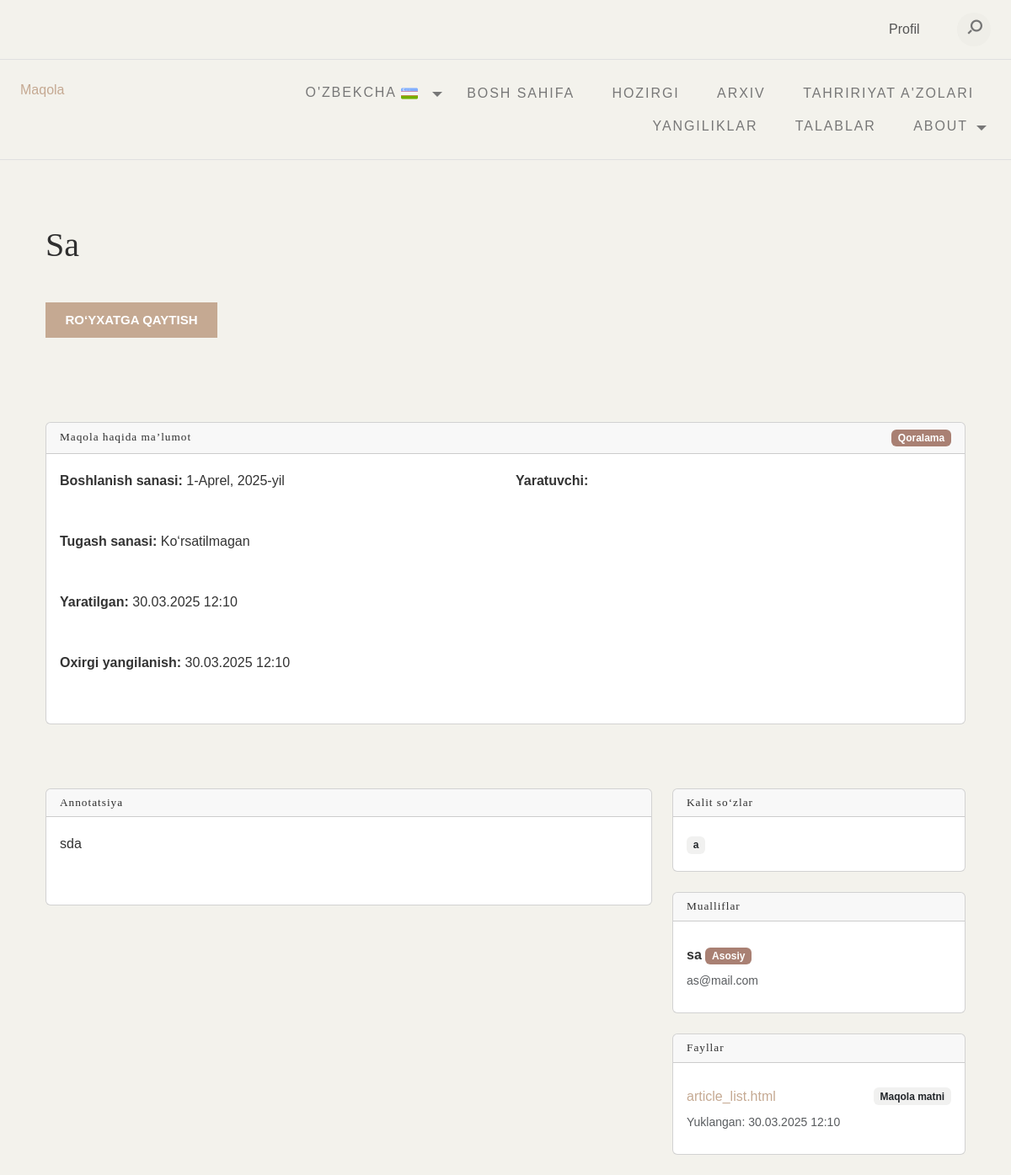
Page /uz/articles/9/ (signed in) on the committed database.
### app/models.py (models this page shows, shortened)
class Article(models.Model):
    STATUS_CHOICES = [
        ('draft', 'Qoralama'),
        ('submitted', 'Yuborilgan'),
        ('under_review', "Ko'rib chiqilmoqda"),
        ('payment', "To'lov qilish"),
        ('accepted', 'Qabul qilingan'),
        ('rejected', 'Rad etilgan'),
        ('published', 'Chop etilgan'),
    ]
    title = models.CharField(max_length=255, verbose_name="Sarlavha")
    abstract = models.TextField(verbose_name="Annotatsiya")
    keywords = models.CharField(max_length=255, verbose_name="Kalit so'zlar")
    references = models.TextField(blank=True, verbose_name="Havolalar")
    conference = models.ForeignKey(
        Conference,
        on_delete=models.CASCADE,
        related_name='articles',  # 'Konferensiya' o‘rniga 'articles' ishlatildi
        verbose_name="Konferensiya",
        null=True,  # Qo‘shildi
        blank=True  # Qo‘shildi
    )
    start_date = models.DateField(verbose_name="Boshlanish sanasi")
    end_date = models.DateField(blank=True, null=True, verbose_name="Tugash sanasi")
    authors = models.ManyToManyField(
        Author,
        through='ArticleAuthor',
        related_name='articles',
        verbose_name="Mualliflar"
    )
    cover_letter = models.TextField(blank=True, verbose_name="Qo'shimcha xat")
    special_instructions = models.TextField(blank=True, verbose_name="Maxsus ko'rsatmalar")
    status = models.CharField(
        max_length=20,
        choices=STATUS_CHOICES,
        default='draft',
        verbose_name="Holat"
    )
    created_by = models.ForeignKey(
        settings.AUTH_USER_MODEL,
        on_delete=models.CASCADE,
        related_name='created_articles',
        verbose_name="Yaratuvchi"
    )
    created_at = models.DateTimeField(auto_now_add=True, verbose_name="Yaratilgan sana")
    updated_at = models.DateTimeField(auto_now=True, verbose_name="Yangilangan sana")
    submitted_at = models.DateTimeField(blank=True, null=True, verbose_name="Yuborilgan sana")
    class Meta:
        verbose_name = "Maqola"
        verbose_name_plural = "Maqolalar"

class ArticleAuthor(models.Model):
    article = models.ForeignKey(Article, on_delete=models.CASCADE)
    author = models.ForeignKey(Author, on_delete=models.CASCADE)
    is_primary = models.BooleanField(default=False, verbose_name="Asosiy muallif")
    order = models.PositiveIntegerField(default=0, verbose_name="Tartib")
    class Meta:
        ordering = ['order']
        unique_together = ['article', 'author']
        verbose_name = "Maqola muallifi"
        verbose_name_plural = "Maqola mualliflari"

class Author(AbstractBaseUser):
    given_name = models.CharField(max_length=100, verbose_name="Ism")
    family_name = models.CharField(max_length=100, blank=True, verbose_name="Familiya")
    preferred_name = models.CharField(max_length=200, blank=True, verbose_name="Tanlangan ism")
    email = models.EmailField(unique=True, verbose_name="Email")
    country = models.CharField(max_length=100, verbose_name="Davlat")
    homepage = models.URLField(blank=True, verbose_name="Shaxsiy sahifa")
    orcid = models.CharField(max_length=50, blank=True, verbose_name="ORCID ID")
    bio = models.TextField(blank=True, verbose_name="Biografiya")
    affiliation = models.CharField(max_length=200, blank=True, verbose_name="Tashkilot")
    role = models.CharField(
        max_length=20,
        choices=[('author', 'Muallif'), ('translator', 'Tarjimon')],
        default='author',
        verbose_name="Rol"
    )
    include_in_lists = models.BooleanField(default=True, verbose_name="Nashrlar ro'yxatiga kiritish")
    created_at = models.DateTimeField(auto_now_add=True, verbose_name="Yaratilgan sana")
    updated_at = models.DateTimeField(auto_now=True, verbose_name="Yangilangan sana")
    is_active = models.BooleanField(default=True)
    is_staff = models.BooleanField(default=False)
    is_superuser = models.BooleanField(default=False)
    objects = AuthorManager()
    USERNAME_FIELD = 'email'
    REQUIRED_FIELDS = ['given_name', 'family_name']
    class Meta:
        verbose_name = "Foydalanuvchilar"
        verbose_name_plural = "Foydalanuvchilar"

class ArticleFile(models.Model):
    FILE_TYPE_CHOICES = [
        ('article_text', 'Maqola matni'),
        ('dataset', "Ma'lumotlar to'plami"),
        ('supplementary', 'Qo‘shimcha material'),
        ('image', 'Rasm'),
        ('other', 'Boshqa'),
    ]
    article = models.ForeignKey(
        Article,
        on_delete=models.CASCADE,
        related_name='files',
        verbose_name="Maqola"
    )
    file = models.FileField(upload_to='article_files/%Y/%m/', verbose_name="Fayl")
    file_name = models.CharField(max_length=255, verbose_name="Fayl nomi")
    file_type = models.CharField(
        max_length=20,
        choices=FILE_TYPE_CHOICES,
        default='other',
        verbose_name="Fayl turi"
    )
    description = models.TextField(blank=True, verbose_name="Tavsif")
    uploaded_at = models.DateTimeField(auto_now_add=True, verbose_name="Yuklangan sana")
    class Meta:
        verbose_name = "Maqola fayli"
        verbose_name_plural = "Maqola fayllari"

### app/views.py (the view)
# urls.py: path('articles/<int:pk>/', views.ArticleDetailView.as_view(), name='article_detail'),
class ArticleDetailView(DetailView):
    model = Article
    template_name = 'articles/article_detail.html'
    context_object_name = 'article'
    def get_context_data(self, **kwargs):
        context = super().get_context_data(**kwargs)
        article = self.object
        context['can_edit'] = (
            self.request.user.is_authenticated and
            article.created_by == self.request.user and
            article.status == 'draft'
        )
        return context

### templates/articles/article_detail.html (shortened to what this page needs)
{% load i18n %}
{% load static %}
<!DOCTYPE html>
<html lang="en">
<head>
	<link href="https://cdn.jsdelivr.net/npm/bootstrap@5.3.1/dist/css/bootstrap.min.css" rel="stylesheet"
>
	<link rel="stylesheet" type="text/css" href="{% static 'css/normalize.css' %}">
	<link rel="stylesheet" type="text/css" href="{% static 'icomoon/icomoon.css' %}">
	<link rel="stylesheet" type="text/css" href="{% static 'css/vendor.css' %}">
	<link rel="stylesheet" type="text/css" href="{% static 'style.css' %}">
</head>
<body data-bs-spy="scroll" data-bs-target="#header" tabindex="0">
	<div id="header-wrap">
		{% include "header.html" %}
<section class="py-5 my-=0">
    <div class="container">
        <h1>{{ article.title }}</h1>
        <div>
            <a href="{% url 'profile' %}?tab=business" class="btn save-later-btn">{% trans "Ro‘yxatga qaytish" %}</a>
        </div>
    </div>
</section>
<section id="featured-books" class="py-5 my-1">
    <div class="container">
        <div class="card mb-4">
            <div class="card-header d-flex justify-content-between align-items-center">
                <h5 class="mb-0">{% trans "Maqola haqida ma’lumot" %}</h5>
                <span class="badge {% if article.status == 'draft' %}badge bg-primary{% elif article.status == 'submitted' %}bg-info{% elif article.status == 'under_review' %}bg-warning{% elif article.status == 'accepted' %}bg-success{% elif article.status == 'rejected' %}bg-danger{% elif article.status == 'published' %}bg-primary{% endif %}">
                    {% if article.status == 'draft' %}{% trans "Qoralama" %}{% elif article.status == 'submitted' %}{% trans "Yuborilgan" %}{% elif article.status == 'under_review' %}{% trans "Ko‘rib chiqilmoqda" %}{% elif article.status == 'accepted' %}{% trans "Qabul qilingan" %}{% elif article.status == 'rejected' %}{% trans "Rad etilgan" %}{% elif article.status == 'published' %}{% trans "Nashr qilingan" %}{% endif %}
                </span>
            </div>
            <div class="card-body">
                <div class="row">
                    <div class="col-md-6">
                        <p><strong>{% trans "Boshlanish sanasi:" %}</strong> {{ article.start_date }}</p>
                        <p><strong>{% trans "Tugash sanasi:" %}</strong> {{ article.end_date|default:"Ko‘rsatilmagan" }}</p>
                        <p><strong>{% trans "Yaratilgan:" %}</strong> {{ article.created_at|date:"d.m.Y H:i" }}</p>
                        <p><strong>{% trans "Oxirgi yangilanish:" %}</strong> {{ article.updated_at|date:"d.m.Y H:i" }}</p>
                    </div>
                    <div class="col-md-6">
                        <p><strong>{% trans "Yaratuvchi:" %}</strong> {{ article.created_by.username }}</p>
                    </div>
                </div>
            </div>
        </div>
    </div>
</section>
<section id="featured-books" >
    <div class="container">
        <div class="row">
            <div class="col-md-8">
                <div class="card mb-4">
                    <div class="card-header">
                        <h5 class="mb-0">{% trans "Annotatsiya" %}</h5>
                    </div>
                    <div class="card-body">
                        <p>{{ article.abstract|linebreaks }}</p>
                    </div>
                </div>
            </div>
            <div class="col-md-4">
                <div class="card mb-4">
                    <div class="card-header">
                        <h5 class="mb-0">{% trans "Kalit so‘zlar" %}</h5>
                    </div>
                    <div class="card-body">
                        {% for keyword in article.keywords.split %}
                            <span class="badge bg-light text-dark me-1 mb-1">{{ keyword }}</span>
                        {% endfor %}
                    </div>
                </div>
                <div class="card mb-4">
                    <div class="card-header">
                        <h5 class="mb-0">{% trans "Mualliflar" %}</h5>
                    </div>
                    <div class="card-body">
                        {% if article.authors.exists %}
                            <ul class="list-group list-group-flush">
                                {% for article_author in article.articleauthor_set.all %}
                                    <li class="list-group-item">
                                        <div class="d-flex justify-content-between align-items-center">
                                            <div>
                                                <strong>{{ article_author.author.given_name }} {{ article_author.author.family_name }}</strong>
                                                {% if article_author.is_primary %}
                                                    <span class="badge bg-primary">{% trans "Asosiy" %}</span>
                                                {% endif %}
                                            </div>
                                        </div>
                                        <div class="text-muted small">{{ article_author.author.email }}</div>
                                    </li>
                                {% endfor %}
                            </ul>
                        {% else %}
                            <p class="text-muted">{% trans "Mualliflar qo‘shilmagan" %}</p>
                        {% endif %}
                    </div>
                </div>
                <div class="card mb-4">
                    <div class="card-header">
                        <h5 class="mb-0">{% trans "Fayllar" %}</h5>
                    </div>
                    <div class="card-body">
                        {% if article.files.exists %}
                            <ul class="list-group list-group-flush">
                                {% for file in article.files.all %}
                                    <li class="list-group-item">
                                        <div class="d-flex justify-content-between align-items-center">
                                            <div>
                                                <a href="{{ file.file.url }}" target="_blank">{{ file.file_name }}</a>
                                            </div>
                                            <span class="badge bg-light text-dark">{{ file.get_file_type_display }}</span>
                                        </div>
                                        <div class="text-muted small">{% trans "Yuklangan:" %} {{ file.uploaded_at|date:"d.m.Y H:i" }}</div>
                                    </li>
                                {% endfor %}
                            </ul>
                        {% else %}
                            <p class="text-muted">{% trans "Fayllar yuklanmagan" %}</p>
                        {% endif %}
                    </div>
                </div>
            </div>
        </div>
    </div>
</section>

### static/style.css (style rules this page uses)
:root { --header-height: 160px; --header-height-min: 80px; }
:root { --accent-color: #C5A992; --secondary-color: #C5A992; --dark-color: #2f2f2f; --light-color: #F3F2EC; --body-text-color: #757575; --light-text-color: #afafaf; --dark-text-color: #2f2f2f; }
:root { --body-font: "Raleway", sans-serif; --heading-font: "Prata", Georgia, serif; --secondary-font: "Playfair Display", Georgia, serif; }
:root, [data-bs-theme=light] { --heading-font: "Prata", Georgia, serif; --heading-font-weight: 400; --heading-color: var(--bs-dark); --heading-line-height: 1.1; --swiper-theme-color: var(--bs-primary); --custom-easing: cubic-bezier(.17, .67, .83, .67); --bs-body-font-family: "Raleway", arial, sans-serif; --bs-body-font-size: 0.9rem; --bs-body-font-weight: 400; --bs-body-line-height: 1.7; --bs-body-color: #333; --bs-body-color-rgb: 51, 51, 51; --bs-primary: #C5A992; --bs-primary-dark: #C5A992; --bs-secondary: #C5A992; --bs-black: #111; --bs-light: #F1F1F0; --bs-dark: #212529; --bs-gray: #949494; --bs-gray-dark: #51565b; --bs-primary-rgb: 169, 128, 115; --bs-secondary-rgb: 253, 238, 233; --bs-black-rgb: 17, 17, 17; --bs-light-rgb: 241, 241, 240; --bs-dark-rgb: 33, 37, 41; --bs-link-color: var(--bs-dark); --bs-link-color-rgb: 17, 17, 17; --bs-link-decoration: underline; --bs-link-hover-color: var(--bs-primary); --bs-link-hover-color-rgb: 169, 128, 115; }
.container, .container-fluid, .container-lg, .container-md, .container-sm, .container-xl, .container-xxl { --bs-gutter-x: 2.5rem; }
h1, h2, h3, h4, h5, h6 { color: var(--heading-color); }
a { text-decoration: none; transition: all 0.3s ease-out; }
.list-group-item { --bs-list-group-item-padding-x: 0; --bs-list-group-border-width: 0; }
.btn { --bs-btn-border-radius: 0; }
.container, .container-fluid, .container-lg, .container-md, .container-sm, .container-xl, .container-xxl { --bs-gutter-x: 3rem; }
*, *::before, *::after { -webkit-box-sizing: border-box; -moz-box-sizing: border-box; box-sizing: border-box; }
html { box-sizing: border-box; }
body { font-family: var(--body-font); font-size: 16px; line-height: 2; color: var(--body-text-color); background-color: var(--light-color); }
a { color: var(--accent-color); transition: 0.3s color ease-out; }
ul, ol { margin-top: 0; margin-bottom: 10px; margin-left: 0; }
ul li, ol li { margin-bottom: 5px; outline: 0; }
ul li:last-child, ol li:last-child { margin-bottom: 0; }
h1, .h1, h2, .h2, h3, .h3, h4, .h4, h5, .h5, h6, .h6 { font-family: var(--heading-font); line-height: 1.2; color: var(--dark-color); }
h1, h2, h3 { margin: 25px 0; text-transform: capitalize; }
h5, h6 { letter-spacing: 1px; }
h1, .h1 { font-size: 2.5em; line-height: 1.4; }
h5, .h5 { font-size: .83em; line-height: 1.25; }
p { margin: 0 0 20px 0; }
p:empty { display: none; }
::placeholder { color: #999; }
.container::after, .row::after, .clearfix::after { display: block; clear: both; content: ""; }
.text-muted { color: #777; }
ul { list-style: circle inside; }
ol, ul { padding-left: 0; margin-top: 0; }
li { margin-bottom: 1rem; }
pre, blockquote, dl, figure, table, p, ul, ol, form { margin-bottom: 2.5rem; }
a.btn, input[type="button"], input[type="submit"], input[type="reset"], input[type="file"], button { background-image: none; background: var(--accent-color); text-decoration: none !important; display: inline-block; position: relative; border: 1px solid transparent; border-radius: 0; padding: 0.75em 1.5em; margin-top: 15px; font-size: 15px; font-weight: bold; line-height: normal; text-align: center; text-transform: uppercase; color: #fff; z-index: 1; cursor: pointer; white-space: nowrap; vertical-align: middle; -webkit-transition: all 0.3s ease-in; transition: all 0.3s ease-in; -ms-touch-action: manipulation; touch-action: manipulation; -webkit-user-select: none; -moz-user-select: none; -ms-user-select: none; user-select: none; }
.btn:last-child { margin-right: 0; }

### rows in the picture
Article: title "Sa", start_date "1-Aprel, 2025-yil", end_date "Ko‘rsatilmagan", created_at "30.03.2025 12:10", updated_at "30.03.2025 12:10", abstract "sda"
ArticleAuthor: author.given_name "sa", author.email "as@mail.com"
ArticleFile: file_name "article_list.html", file_type "Maqola matni", uploaded_at "30.03.2025 12:10"

### other values in the picture
{{ keyword }} "a"
